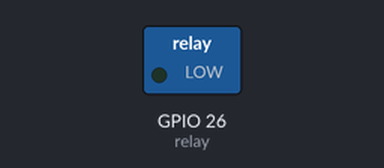
A program run on a simulated ESP32 board running MicroPython. Shown: switched loads named in the program (green lamp = pin HIGH). Dashed ring = blinking.

Above: at 0.5 s.
Timing chart, 0 to 4.6 s (numbered marks = the images above):
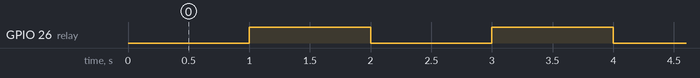

The program:

main.py
```python
from machine import Pin
from time import sleep

# ESP32 GPIO 26
relay = Pin(26, Pin.OUT)

# ESP8266 GPIO 5
#relay = Pin(5, Pin.OUT)

while True:
  # RELAY ON
  relay.value(0)
  sleep(1)
  # RELAY OFF
  relay.value(1)
  sleep(1)
```

Measured:
- by itself, GPIO 26 (relay): alternates HIGH for 1.0 s and LOW for 1.0 s
